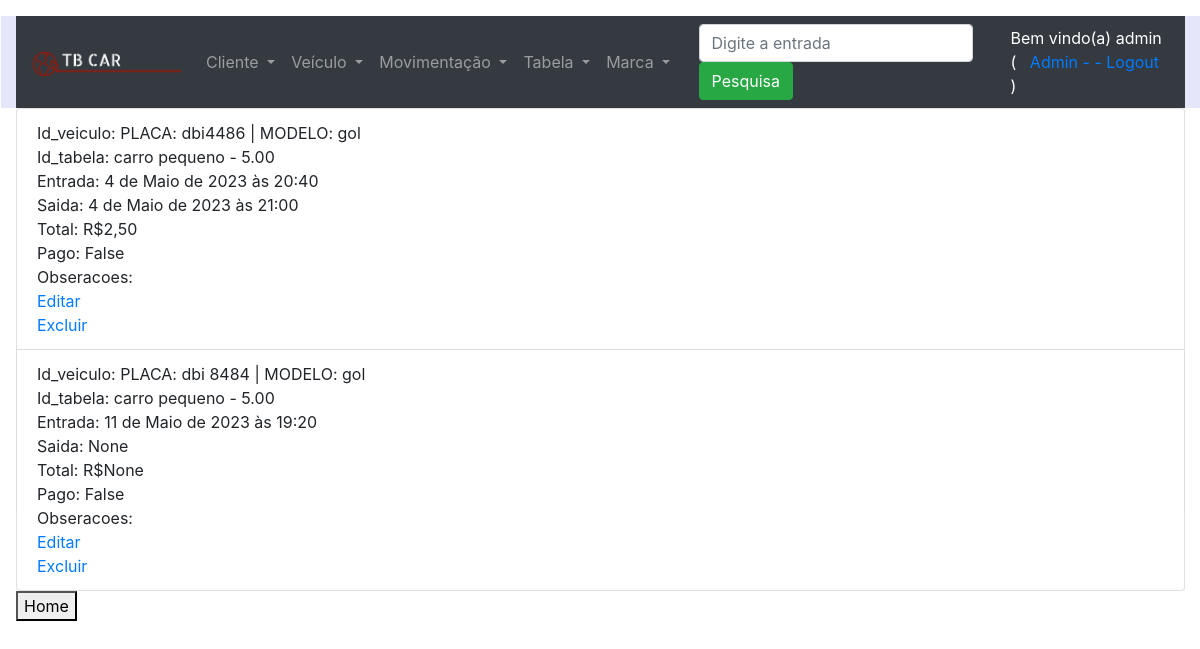
The page /listagemRotativo/ (signed in) on the database its author committed.
### core/models.py (models this page shows, shortened)
class Rotativo(models.Model):
    id_veiculo = models.ForeignKey(Veiculo, on_delete=models.CASCADE, verbose_name='Veículo')
    id_tabela = models.ForeignKey(Tabela, on_delete=models.CASCADE, verbose_name='Valor')
    entrada = models.DateTimeField(auto_now=False,verbose_name='Entrada')
    saida = models.DateTimeField(auto_now=False,blank=True,null=True,verbose_name='Saida')
    total = models.DecimalField(max_digits=8,decimal_places=2,blank=True,null=True,verbose_name='Total')
    pago = models.BooleanField(default=False,verbose_name='Pago')
    obseracoes = models.TextField(blank=True, null=True, verbose_name="Obs.")
    class Meta:
        verbose_name_plural = 'Rotativos'

class Veiculo(models.Model):
    placa = models.CharField(max_length=8, verbose_name='Placa')
    modelo = models.CharField(max_length=20, blank=True, null=True, verbose_name='Modelo')
    cor = models.CharField(max_length=20, blank=True, null=True, verbose_name='Cor')
    ano = models.IntegerField(default=2023, blank=True, null=True, verbose_name='Ano')
    marca_id = models.ForeignKey(Marca, on_delete=models.CASCADE, verbose_name='Fabricante')
    cliente_id = models.ForeignKey(Cliente, on_delete=models.CASCADE, verbose_name='Nome Cliente')
    foto = models.ImageField(upload_to='veiculo_foto', blank=True, null=True, verbose_name='Foto do Veiculo')
    def __str__(self):
        if(self.modelo):
            return f"PLACA: {self.placa}   |   MODELO: {self.modelo}"
        else:
            return f"PLACA: {self.placa}"
    class Meta:
        verbose_name_plural = 'Veículos'

class Tabela(models.Model):
    descricao = models.CharField(max_length=50, verbose_name='Descrição')
    valor = models.DecimalField(max_digits=10, decimal_places=2, verbose_name='Valor')
    def __str__(self):
        return f'{self.descricao} - {self.valor}'
    class Meta:
        verbose_name_plural='Tabelas'

### core/views.py (the view)
# urls.py: path('listagemRotativo/', listagemRotativo, name='url_listagem_rotativo'),
@login_required
def listagemRotativo(request):
    if request.user.is_staff:
        if request.POST and request.POST['input_pesquisa']:
            dados = Rotativo.objects.filter(id_veiculo__placa__contains=request.POST['input_pesquisa'])
        else:
            dados = Rotativo.objects.all()
        contexto = {'dados': dados, 'text_input': 'Digite a entrada','listagem':'listagem'}
        return render(request, 'core/listagem_rotativo.html', contexto)
    return render(request, 'aviso.html')

### core/templates/core/listagem_rotativo.html (shortened to what this page needs)
{% extends 'base.html' %}
{% load static %}
{% block main %}
    <ul class="list-group">
    {% for i in dados %}
        <li class="list-group-item">
        Id_veiculo: {{i.id_veiculo}} <br>
        Id_tabela: {{i.id_tabela}} <br>
        Entrada: {{i.entrada}} <br>
        Saida: {{i.saida}} <br>
        Total: R${{i.total}} <br>
        Pago: {{i.pago}} <br>
        Obseracoes: {{i.obseracoes}} <br>
        <a href="{% url 'url_altera_rotativo' i.id %}">Editar</a><br>
        <a href="{% url 'url_exclui_rotativo' i.id %}">Excluir</a><br>
        </li>
    {% endfor %}
    </ul>
    <button onclick="window.location.href='/'">Home</button>
{% endblock %}

### templates/base.html (shortened to what this page needs)
<!DOCTYPE html>
{% load static %}
<html lang="en">
<head>
    <link rel="stylesheet" href="https://cdn.jsdelivr.net/npm/bootstrap@4.6.2/dist/css/bootstrap.min.css"
>
</head>
<body>
<div class="container-fluid pt-3 pl-3 ">
    <div class="row p=0" align="left">
        <div class="col-12" style="background-color:lavender;">
            <nav class="navbar navbar-expand-md bg-dark navbar-dark">
                <a class="navbar-brand" href="/">
                    <img src="{% static 'logotbcar.png'%}" alt="logo" style="width:150px;">
                </a>
                <div class="row w-100 collapse navbar-collapse" id="collapsibleNavbar">
                    <div class="col-6">
                        <ul class="navbar-nav">
                            <li class="nav-item dropdown">
                                <a class="nav-link dropdown-toggle" href="#" id="navbardrop" data-toggle="dropdown">
                                    Cliente
                                </a>
                            </li>
                            <li class="nav-item dropdown">
                                <a class="nav-link dropdown-toggle" href="#" id="navbardrop1" data-toggle="dropdown">
                                    Veículo
                                </a>
                            </li>
                            <li class="nav-item dropdown">
                                <a class="nav-link dropdown-toggle" href="#" id="navbardrop2" data-toggle="dropdown">
                                    Movimentação
                                </a>
                            </li>
                            <li class="nav-item dropdown">
                                <a class="nav-link dropdown-toggle" href="#" id="navbardrop3" data-toggle="dropdown">
                                    Tabela
                                </a>
                            </li>
                            <li class="nav-item dropdown">
                                <a class="nav-link dropdown-toggle" href="#" id="navbardrop4" data-toggle="dropdown">
                                    Marca
                                </a>
                            </li>
                        </ul>
                    </div>
                    {% if listagem %}
                        <div class="col">
                            <form class="form-inline" method="post">
                                <input class="form-control mr-sm-2" type="text" placeholder="{{ text_input }}"
                                       name="input_pesquisa">
                                <button class="btn btn-success" type="submit">Pesquisa</button>
                            </form>
                        </div>
                    {% endif %}
                    <div class="col text-white">
                        {% if user.get_username %}
                        Bem vindo(a) {{ user.get_username}} ( &nbsp;
                        <a href="/dmin/">Admin -</a>
                        <a href="/accounts/logout/">- Logout</a> )
                        {% else %}
                        Usuário(a) não autenticado(a) (
                        <a href="/accounts/login/">Login</a>
                        <a href="/accounts/registrar/">Registrar</a> )
                        {% endif %}
                    </div>
                    </div>
            </nav>
        </div>
    </div>
{% block main %}
{% endblock %}
</div>
</body>
</html>

### rows shown on the page
Rotativo: id_veiculo "PLACA: dbi4486 | MODELO: gol", id_tabela "carro pequeno - 5.00", entrada "4 de Maio de 2023 às 20:40", saida "4 de Maio de 2023 às 21:00", total "2,50", pago "False"
Rotativo: id_veiculo "PLACA: dbi 8484 | MODELO: gol", id_tabela "carro pequeno - 5.00", entrada "11 de Maio de 2023 às 19:20", saida "None", total "None", pago "False"

### other values the page prints
{{ user.get_username }} "admin"
